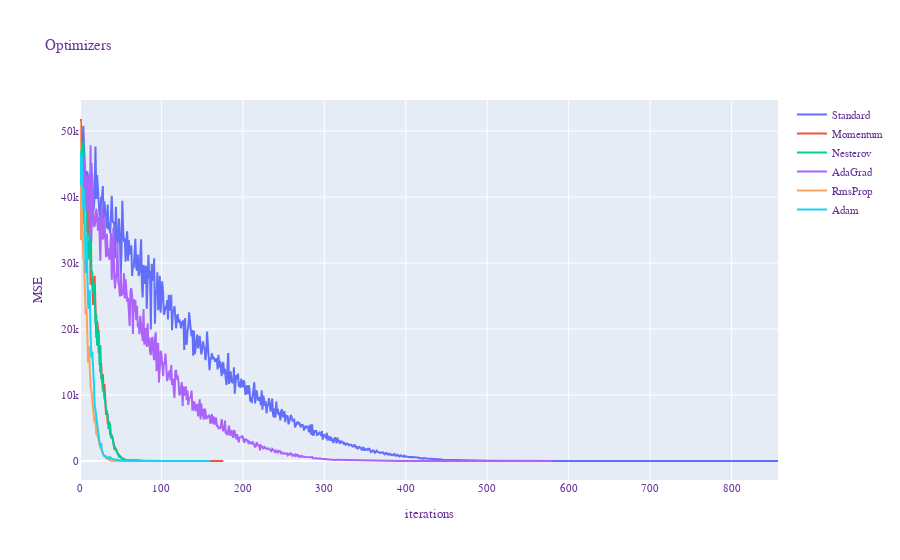

The notebook cell saved with this chart:
### Markdown cell above
## 3. Исследуйте сходимость алгоритмов. Сравнить различные методы по скорости сходимости, надежности, требуемым машинным ресурсам

### Code cell
df = []
fig = go.Figure()

for name, params in [
    ('Standard', dict(lr=0.01)),
    ('Momentum', dict(lr=0.01, momentum=0.9)),
    ('Nesterov', dict(lr=0.01, momentum=0.9)),
    ('AdaGrad', dict(lr=10)),
    ('RmsProp', dict(lr=1)),
    ('Adam', dict(lr=1, betta1=0.9, betta2=0.999)),
]:
    optim = getattr(optimizers, name)(**params)
    iter_mean, iter_std, loss_history = algorithms.multiple_run(
        x, 
        y, 
        batch_size=200, 
        optimizer=optim,
        num_iters=1_000, 
        eps=1e-3,
        return_history=True,
    )
    
    mean_time = optim.time_sum / optim.time_cnt / 10 ** 6
    
    df.append({'optimizer': name, 'iterations': f'{iter_mean:.0f} ± {iter_std:.0f}', 'time': f'{mean_time:.3f}ms'})
    fig.add_trace(go.Scatter(y=loss_history, name=name))
    
utils.update_layout(fig, f'Optimizers', "iterations", "MSE")
fig.show()
pd.DataFrame(df)

### Figure 1 — Plotly figure (JSON) as saved in the notebook; plotly's stock layout.template omitted (floating-point values rounded to 4 significant figures; data arrays with more than 128 entries replaced by an {"elided": "..."} marker saying what was removed)
{"data": [{"name": "Standard", "type": "scatter", "y": {"elided": "858 float values"}}, {"name": "Momentum", "type": "scatter", "y": {"elided": "177 float values"}}, {"name": "Nesterov", "type": "scatter", "y": {"elided": "160 float values"}}, {"name": "AdaGrad", "type": "scatter", "y": {"elided": "581 float values"}}, {"name": "RmsProp", "type": "scatter", "y": [51470.0, 33460.0, 41950.0, 35010.0, 30950.0, 30060.0, 25490.0, 22200.0, 23230.0, 17200.0, 14880.0, 17430.0, 14140.0, 11130.0, 10670.0, 8804.0, 8268.0, 6766.0, 5742.0, 6565.0, 4063.0, 4013.0, 3664.0, 2890.0, 2573.0, 2000.0, 1850.0, 1318.0, 1232.0, 799.0, 646.6, 546.9, 458.9, 353.3, 268.3, 181.6, 114.0, 86.58, 47.54, 29.7, 19.28, 11.87, 7.018, 5.411, 3.402, 1.755, 1.003, 0.7004, 0.3926, 0.3022, 0.1477, 0.09217, 0.05997, 0.04753, 0.02484, 0.0115, 0.007988, 0.006943, 0.003479, 0.002577, 0.001077, 0.0007215]}, {"name": "Adam", "type": "scatter", "y": {"elided": "161 float values"}}], "layout": {"autosize": true, "font": {"color": "RebeccaPurple", "family": "Courier New, monospace", "size": 11}, "title": {"text": "Optimizers"}, "xaxis": {"autorange": true, "range": [0, 857], "title": {"text": "iterations"}}, "yaxis": {"autorange": true, "range": [-2879.0, 54710.0], "title": {"text": "MSE"}, "type": "linear"}}}
